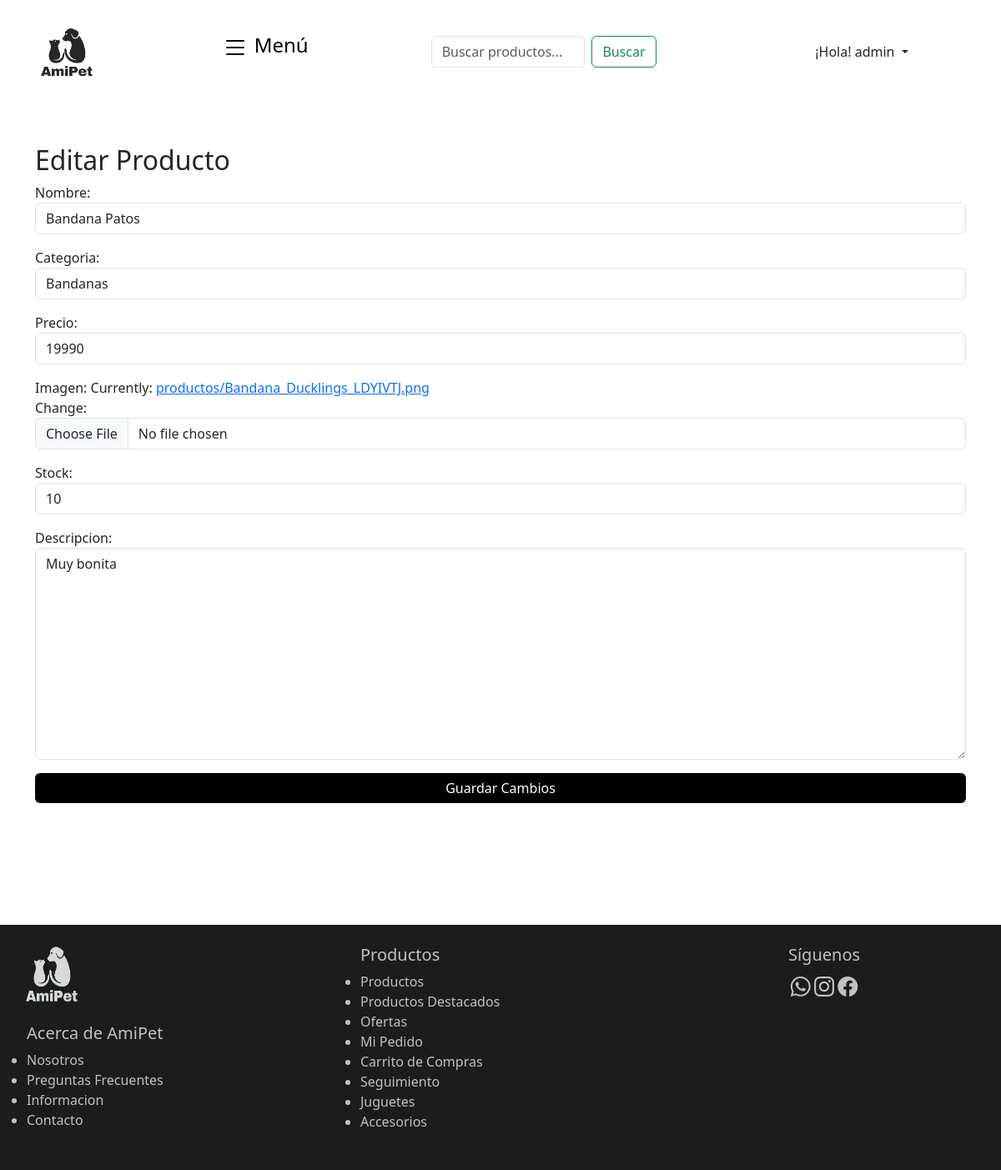
Screenshot of /producto/1/editar/ (signed in) with the database file from the repository.
### CarritoApp/models.py (models this page shows, shortened)
class Producto(models.Model):
    nombre = models.CharField(max_length=64)
    categoria = models.ForeignKey(Categoria, on_delete=models.CASCADE)  # Updated to ForeignKey
    precio = models.IntegerField()
    imagen = models.ImageField(upload_to='productos/', default='media/default.png')
    stock = models.IntegerField(default=0)
    descripcion = models.TextField(blank=True, null=True)

class Categoria(models.Model):
    nombre = models.CharField(max_length=50, unique=True)
    def __str__(self):
        return self.nombre

### CarritoApp/views.py (the view)
# urls.py: path('producto/<int:pk>/editar/', views.editar_producto, name='editar_producto'),
def editar_producto(request, pk):
    producto = get_object_or_404(Producto, pk=pk)
    if request.method == 'POST':
        form = ProductoForm(request.POST, request.FILES, instance=producto)
        if form.is_valid():
            form.save()
            return redirect('Tienda')  # Redirige a la lista de productos o a otro lugar
    else:
        form = ProductoForm(instance=producto)
    return render(request, 'editar_producto.html', {'form': form})

### CarritoApp/forms.py
class ProductoForm(forms.ModelForm):
    class Meta:
        model = Producto
        fields = ['nombre', 'categoria', 'precio', 'imagen', 'stock', 'descripcion']
        widgets = {
            'nombre': forms.TextInput(attrs={'class': 'form-control'}),
            'categoria': forms.Select(attrs={'class': 'form-control'}),  # Updated to Select widget
            'precio': forms.NumberInput(attrs={'class': 'form-control'}),
            'imagen': forms.ClearableFileInput(attrs={'class': 'form-control'}),
            'stock': forms.NumberInput(attrs={'class': 'form-control'}),
            'descripcion': forms.Textarea(attrs={'class': 'form-control'}),
        }

### CarritoApp/context_processors.py (called while the page is built)
def total_carrito(request):
    total = 0
    if request.user.is_authenticated:
        if "carrito" in request.session:
            print("Carrito encontrado en la sesión:", request.session["carrito"])
            for key, value in request.session["carrito"].items():
                total += int(value["acumulado"])
    print("Total del carrito:", total)
    return {"total_carrito": total}

### CarritoApp/templates/editar_producto.html (shortened to what this page needs)
<!DOCTYPE html>
{% load static %}
<html lang="es">
<head>
    <link rel="stylesheet" href="https://cdn.jsdelivr.net/npm/bootstrap-icons@1.11.3/font/bootstrap-icons.min.css">
    <link href="{% static 'bootstrap/css/bootstrap.min.css' %}" rel="stylesheet">
    <link href="{% static 'css/index.css' %}" rel="stylesheet">
</head>
<body>
  <header class="header-container">
    <div class="header-content row row-cols-1 row-cols-sm-2 g-3">
        <div class="col-md-1 col-sm-3">
            <img src="{% static 'img/AmiPet.png' %}" alt="Logo" class="logo">
        </div>
        <div class="col-md-2 col-sm-9">
            <button class="abrir-menu">
                <div class="fs-4 mb-3">
                    Menú
                </div>
            </button>
        </div>
        <div class="col-md-3 col-sm-6">
            <form class="d-flex" role="search">
                <input class="form-control me-2" type="search" placeholder="Buscar productos..." aria-label="Search">
                <button class="btn btn-outline-success" type="submit">Buscar</button>
            </form>
        </div>
        {% if user.is_authenticated %}
          <div class="dropdown col-md-3 col-sm-6" id="dropdownCuenta">
            <button class="btn dropdown-toggle" type="button" id="dropdownMenuButton">
                ¡Hola! {{ user.username }}
            </button>
          </div>
        {% endif %}
    </div>
</header>
    <div class="container mt-5">
    <h2>Editar Producto</h2>
    <form method="post" enctype="multipart/form-data">
        {{ form.as_p }}
        <button type="submit" class="btn btn-card">Guardar Cambios</button>
    </form>
  </div>
<br><br><br><br>
<footer class="container-footer">
    <div class="row w-100">
      <div class="col-md-4 footer1 mt-4">
        <a class="navbar-brand logo-footer" href="index.html">
          <img src="{% static 'img/AmiPet.png' %}" alt="logo" width="70" height="70" class="logo">
        </a>
        <ul class="list-footer mt-4">
          <h5>Acerca de AmiPet</h5>
          <li><a href="#" class="nav-link">Nosotros</a></li>
          <li><a href="#" class="nav-link">Preguntas Frecuentes</a></li>
          <li><a href="#" class="nav-link">Informacion</a></li>
          <li><a href="#" class="nav-link">Contacto</a></li>
        </ul>
      </div>
      <div class="col-md-4 footer2 mt-4">
        <ul class="list-footer">
          <h5>Productos</h5>
          <li><a href="#" class="nav-link">Productos</a></li>
          <li><a href="#" class="nav-link">Productos Destacados</a></li>
          <li><a href="#" class="nav-link">Ofertas</a></li>
          <li><a href="#" class="nav-link">Mi Pedido</a></li>
          <li><a href="#" class="nav-link">Carrito de Compras</a></li>
          <li><a href="#" class="nav-link">Seguimiento</a></li>
          <li><a href="#" class="nav-link">Juguetes</a></li>
          <li><a href="#" class="nav-link">Accesorios</a></li>
        </ul>
      </div>
      <div class="col-md-4 footer-redes text-center mt-4 mb-4">
        <div>
          <h5>Síguenos</h5>
          <i class="bi bi-whatsapp" style="font-size: 24px;"></i>
          <i class="bi bi-instagram" style="font-size: 24px;"></i>
          <i class="bi bi-facebook" style="font-size: 24px;"></i>
        </div>
      </div>
    </div>
  </footer>
</body>
</html>

### CarritoApp/static/css/index.css (style rules this page uses)
* { margin: 0; padding: 0; box-sizing: border-box; }
header { align-items: center; padding: 2rem; background-color: white; }
.header-content { display: flex; align-items: center; justify-content: space-between; flex-wrap: wrap; margin-left: 0; }
.logo { max-width: 4rem; margin-right: 0; }
.abrir-menu { margin-left: auto; background: none; border: none; font-size: 2rem; cursor: pointer; outline: none; }
.abrir-menu svg { width: 2rem; height: 2rem; }
.container-footer { background-color: #1c1c1c; margin-top: 50px; padding-bottom: 30px; }
.footer1 { color: #c1c1c1; }
.footer2 { color: #c1c1c1; }
.footer-redes { color: #c1c1c1; }
.logo-footer img { margin-left: 30px; filter: invert(1); }
.header-container { text-align: center; }
.btn-card { width: 100%; background-color: #000; color: white; border: none; }

### rows the page displays
Producto: nombre "Bandana Patos", categoria "Bandanas", precio "19990", stock "10", descripcion "Muy bonita"

### other values shown
{{ user.username }} "admin"
